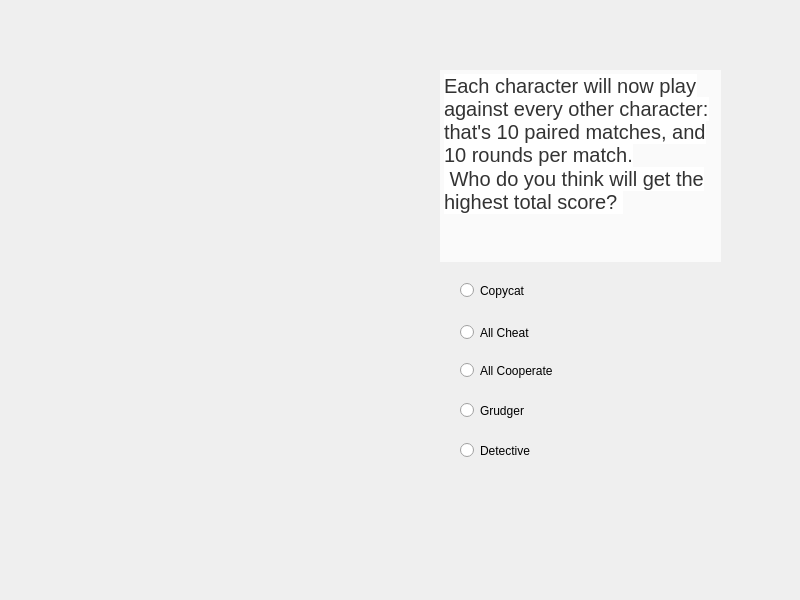
<?xml version="1.0" encoding="UTF-8"?>
<ui version="4.0">
 <class>page_onetournament</class>
 <widget class="QWidget" name="page_onetournament">
  <property name="geometry">
   <rect>
    <x>0</x>
    <y>0</y>
    <width>800</width>
    <height>600</height>
   </rect>
  </property>
  <property name="windowTitle">
   <string>Form</string>
  </property>
  <widget class="QTextBrowser" name="textBrowser">
   <property name="geometry">
    <rect>
     <x>440</x>
     <y>70</y>
     <width>281</width>
     <height>192</height>
    </rect>
   </property>
   <property name="styleSheet">
    <string notr="true">background-color: rgb(250, 250, 250);
font: 9pt &quot;Segoe Print&quot;;</string>
   </property>
   <property name="frameShape">
    <enum>QFrame::NoFrame</enum>
   </property>
   <property name="html">
    <string>&lt;!DOCTYPE HTML PUBLIC &quot;-//W3C//DTD HTML 4.0//EN&quot; &quot;http://www.w3.org/TR/REC-html40/strict.dtd&quot;&gt;
&lt;html&gt;&lt;head&gt;&lt;meta name=&quot;qrichtext&quot; content=&quot;1&quot; /&gt;&lt;meta charset=&quot;utf-8&quot; /&gt;&lt;style type=&quot;text/css&quot;&gt;
p, li { white-space: pre-wrap; }
hr { height: 1px; border-width: 0; }
li.unchecked::marker { content: &quot;\2610&quot;; }
li.checked::marker { content: &quot;\2612&quot;; }
&lt;/style&gt;&lt;/head&gt;&lt;body style=&quot; font-family:'Segoe Print'; font-size:9pt; font-weight:400; font-style:normal;&quot;&gt;
&lt;p style=&quot; margin-top:0px; margin-bottom:0px; margin-left:0px; margin-right:0px; -qt-block-indent:0; text-indent:0px;&quot;&gt;&lt;span style=&quot; font-family:'FuturaHandwritten'; font-size:20px; color:#333333; background-color:#ffffff;&quot;&gt;Each character will now play against every other character: that's 10 paired matches, and 10 rounds per match.&lt;/span&gt;&lt;/p&gt;
&lt;p style=&quot; margin-top:0px; margin-bottom:0px; margin-left:0px; margin-right:0px; -qt-block-indent:0; text-indent:0px;&quot;&gt;&lt;span style=&quot; font-family:'FuturaHandwritten'; font-size:20px; color:#333333; background-color:#ffffff;&quot;&gt; Who do you think will get the highest total score? &lt;/span&gt;&lt;/p&gt;&lt;/body&gt;&lt;/html&gt;</string>
   </property>
  </widget>
  <widget class="QRadioButton" name="Copycat">
   <property name="geometry">
    <rect>
     <x>460</x>
     <y>270</y>
     <width>299</width>
     <height>41</height>
    </rect>
   </property>
   <property name="styleSheet">
    <string notr="true">font: 700 20pt &quot;Segoe Print&quot;;</string>
   </property>
   <property name="text">
    <string>Copycat</string>
   </property>
  </widget>
  <widget class="QRadioButton" name="AllCooperate">
   <property name="geometry">
    <rect>
     <x>460</x>
     <y>350</y>
     <width>211</width>
     <height>41</height>
    </rect>
   </property>
   <property name="styleSheet">
    <string notr="true">font: 700 20pt &quot;Segoe Print&quot;;</string>
   </property>
   <property name="text">
    <string>All Cooperate</string>
   </property>
  </widget>
  <widget class="QRadioButton" name="Grudger">
   <property name="geometry">
    <rect>
     <x>460</x>
     <y>390</y>
     <width>211</width>
     <height>41</height>
    </rect>
   </property>
   <property name="styleSheet">
    <string notr="true">font: 700 20pt &quot;Segoe Print&quot;;</string>
   </property>
   <property name="text">
    <string>Grudger</string>
   </property>
  </widget>
  <widget class="QRadioButton" name="Detective">
   <property name="geometry">
    <rect>
     <x>460</x>
     <y>430</y>
     <width>191</width>
     <height>41</height>
    </rect>
   </property>
   <property name="styleSheet">
    <string notr="true">font: 700 20pt &quot;Segoe Print&quot;;</string>
   </property>
   <property name="text">
    <string>Detective</string>
   </property>
  </widget>
  <widget class="QRadioButton" name="AllCheat">
   <property name="geometry">
    <rect>
     <x>460</x>
     <y>317</y>
     <width>201</width>
     <height>31</height>
    </rect>
   </property>
   <property name="styleSheet">
    <string notr="true">font: 700 20pt &quot;Segoe Print&quot;;</string>
   </property>
   <property name="text">
    <string>All Cheat</string>
   </property>
  </widget>
 </widget>
 <resources/>
 <connections/>
</ui>
